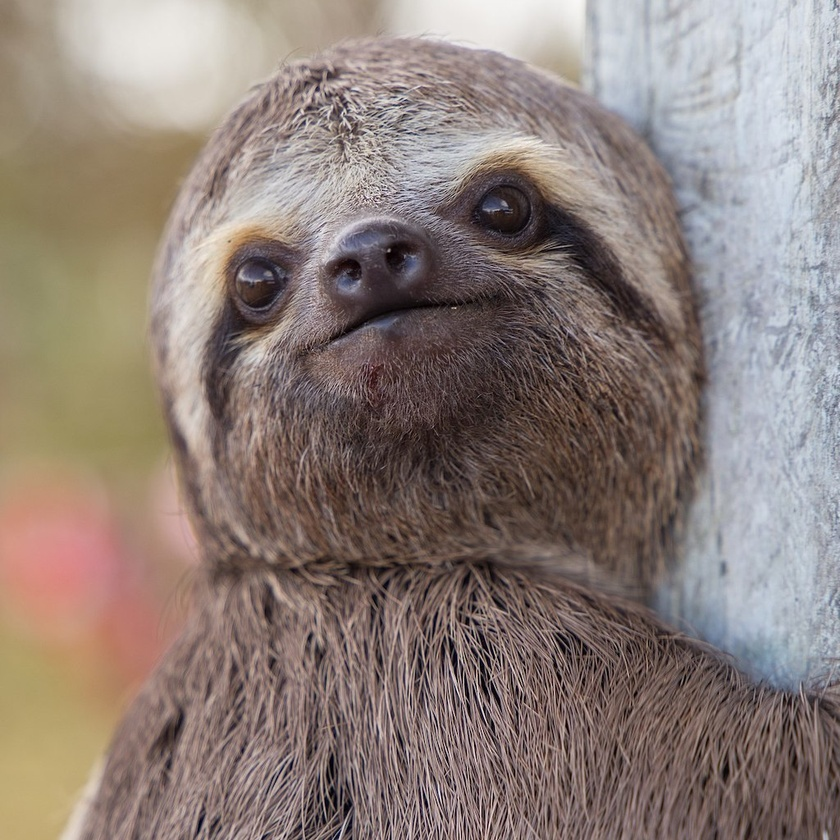
#> input picture thesis/img/ch4/sloth.jpg, 840 x 840 px, shrunk from 1024 x 1024 before the run, found by its file name
$ python prepare_img.py
#> lines starting #> are read from the running program, lines starting #| are printed output that depends on the picture
import os
import numpy as np
from PIL import Image, ImageFilter

DATA_DIR = os.path.join('data', 'img')


img = Image.open(os.path.join(DATA_DIR, 'sloth.jpg'))
#> img is the input picture: PIL image 840x840 RGB; mean R, G, B 141.1, 127.1, 120.8

grayscale = img.convert('L')
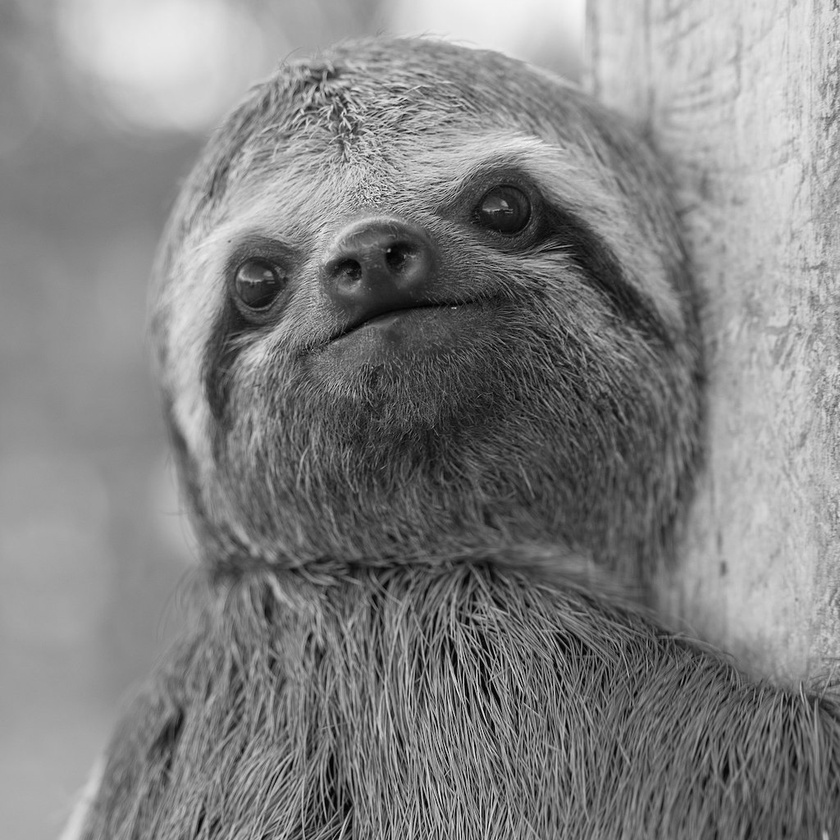
#> grayscale: PIL image 840x840 L; min 0, max 248, mean 130.6
grayscale.save(os.path.join(DATA_DIR, 'grayscale.png'))

edges = img.filter(ImageFilter.FIND_EDGES)
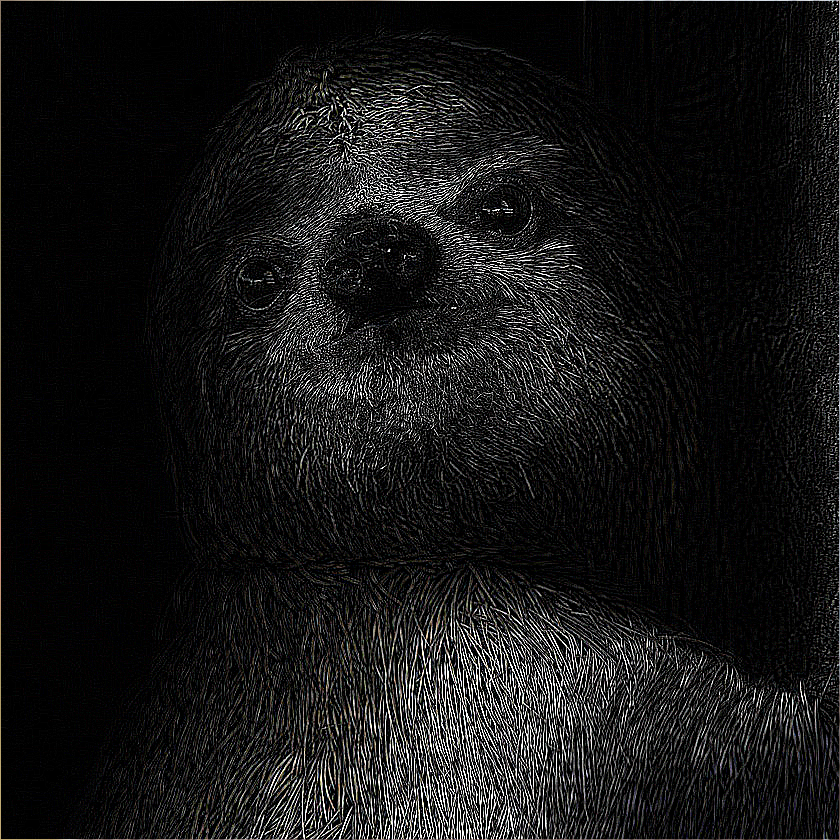
#> edges: PIL image 840x840 RGB; mean R, G, B 22.4, 22.2, 22.2
edges.save(os.path.join(DATA_DIR, 'edges.png'))

blurred = grayscale.filter(ImageFilter.GaussianBlur(5))
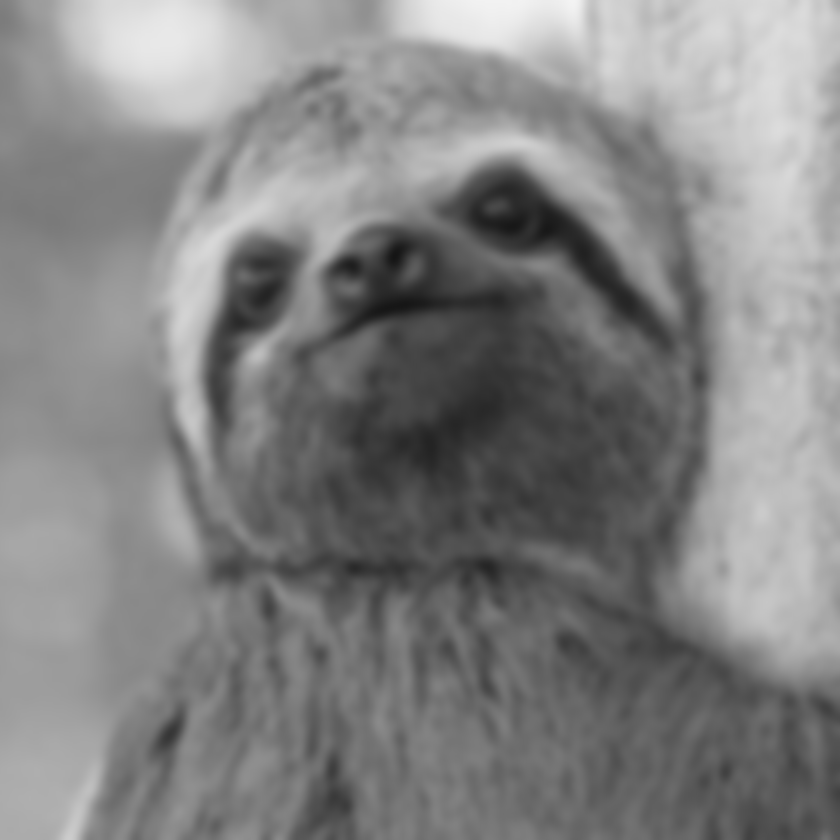
#> blurred: PIL image 840x840 L; min 21, max 243, mean 130.6
blurred.save(os.path.join(DATA_DIR, 'blurred.png'))

dog = np.array(grayscale, np.int32) - np.array(blurred, np.int32)
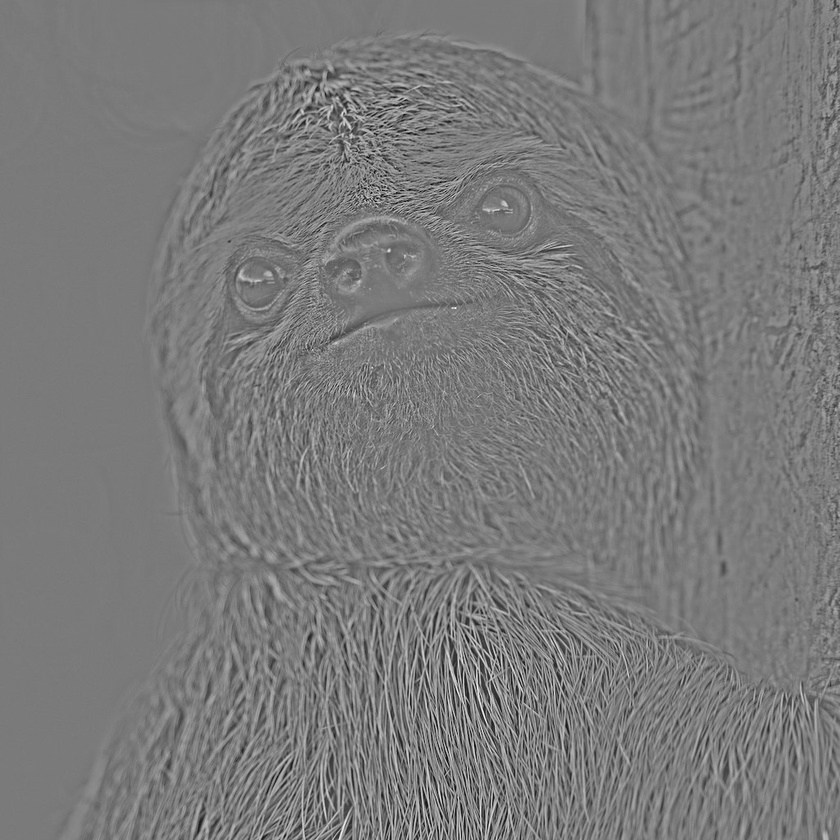
#> dog: shape (840, 840) int32; min -132, max 142, mean 0; drawn with min black and max white
dog = dog - np.min(dog)
dog = 255 * dog / np.max(dog)
dog = Image.fromarray(dog.astype(np.uint8))
#> dog: PIL image 840x840 L
dog.save(os.path.join(DATA_DIR, 'dog.png'))

$ run again, with thesis/img/ch4/attrib-d0-d1.png saved as thesis/img/ch4/sloth.jpg
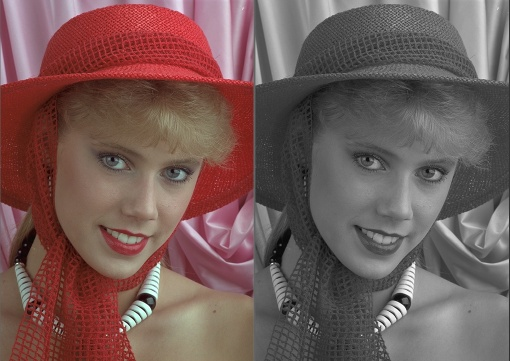
#> input picture thesis/img/ch4/attrib-d0-d1.png, 510 x 361 px, found by its file name
#> img is the input picture: PIL image 510x361 RGB; mean R, G, B 114.6, 90.4, 87.6
#> `edges = img.filter(ImageFilter.FIND_EDGES)`:
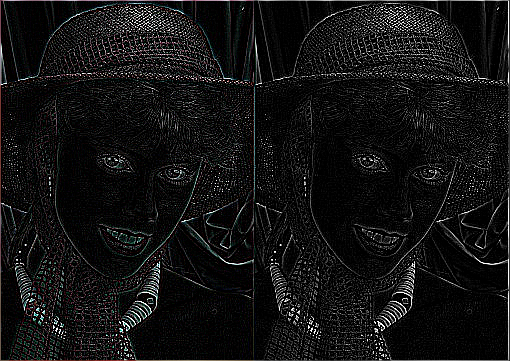
#> edges: PIL image 510x361 RGB; mean R, G, B 19.2, 19, 19.1
#> `dog = np.array(grayscale, np.int32) - np.array(blurred, np.int32)`:
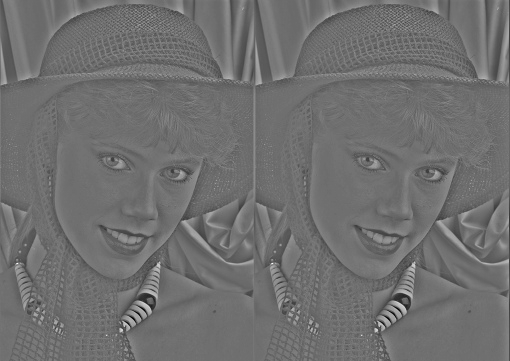
#> dog: shape (361, 510) int32; min -139, max 178, mean 0.1; drawn with min black and max white

$ run again, with thesis/img/ch4/gaussian.png saved as thesis/img/ch4/sloth.jpg
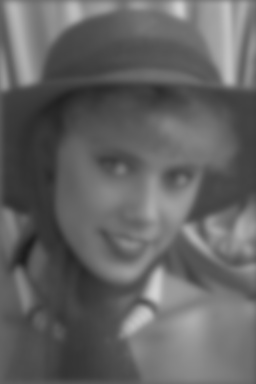
#> input picture thesis/img/ch4/gaussian.png, 256 x 384 px, found by its file name
#> img is the input picture: PIL image 256x384 RGB; min 29, max 211, mean 99.6
#> `edges = img.filter(ImageFilter.FIND_EDGES)`:
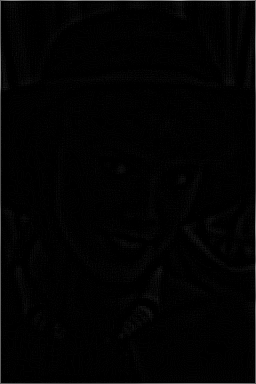
#> edges: PIL image 256x384 RGB; min 0, max 164, mean 2.9
#> `dog = np.array(grayscale, np.int32) - np.array(blurred, np.int32)`:
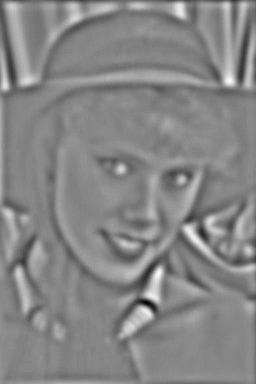
#> dog: shape (384, 256) int32; min -40, max 36, mean 0; drawn with min black and max white
